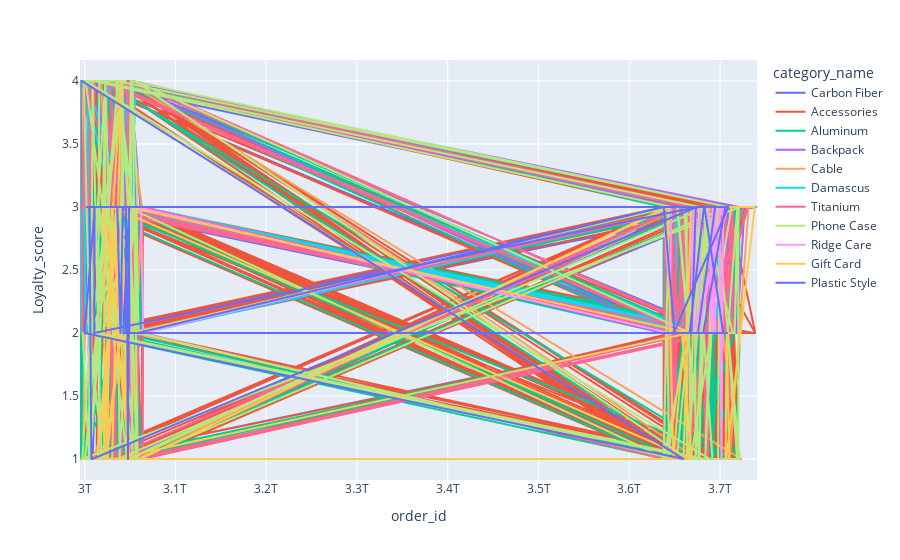

Notebook cell for this chart:
### Code cell
fig = px.line(results, x='order_id', y='Loyalty_score', color='category_name' )
fig.show()
